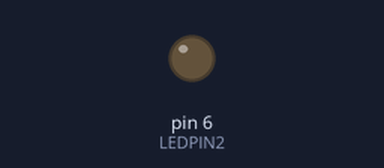
Bench run of a sketch on a simulated Arduino Uno, built with avr-gcc and run on an emulated ATmega328P. Shown: output pins drawn as LEDs (lit = HIGH).

Above: at 0.5 s.
At 4.2 s:
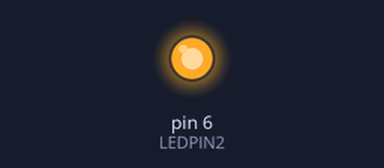
Timing chart, 0 to 6.5 s (numbered marks = the images above):
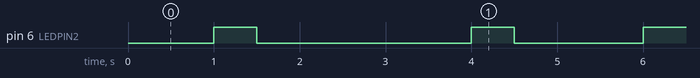

The sketch:

LED-WhatDoUMean.ino
```cpp
int LEDPIN = 4 ;
int LEDPIN2= 6;
int PIN = 1;

void setup() {
  // put your setup code here, to run once:
  pinMode(LEDPIN, OUTPUT);
  pinMode(LEDPIN2, OUTPUT);
  pinMode(4, INPUT);
}

void loop() {
  // put your main code here, to run repeatedly:
  if (PIN == 1){
    digitalWrite(LEDPIN, HIGH);
    delay(500);
    digitalWrite(LEDPIN, LOW);
    delay(500);
    digitalWrite(LEDPIN2, HIGH);
    delay(500);
    digitalWrite(LEDPIN2, LOW);
    delay(1000);
    digitalWrite(LEDPIN, HIGH);
    delay(1000);
    digitalWrite(LEDPIN, LOW);
    delay(500);
    digitalWrite(LEDPIN2, HIGH);
    delay(500);
    digitalWrite(LEDPIN2, LOW);
    delay(500);
  }

}
```

Measured:
- by itself, pin 6 (LEDPIN2): repeats every 5.0 s: LOW 2.5 s, HIGH 0.50 s, LOW 1.5 s, HIGH 0.50 s
- by itself, everything shown: repeats every 5.0 s, in 4 steps
